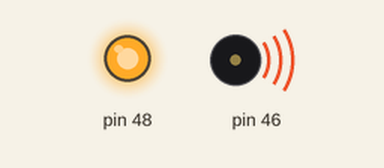
A sketch run on a simulated Arduino Mega 2560, built with avr-gcc and run on an emulated ATmega2560. Shown: output pins drawn as LEDs (lit = HIGH), buzzer (waves = sounding).

Above: at 0.3 s.
At 2.5 s:
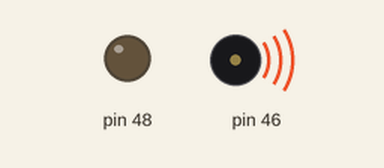
At 3.5 s:
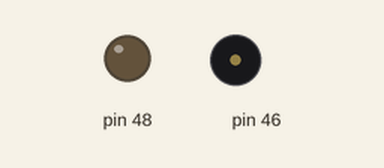
At 7.5 s:
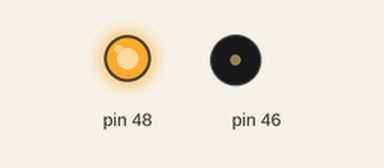
Timing chart, 0 to 7.8 s (numbered marks = the images above):
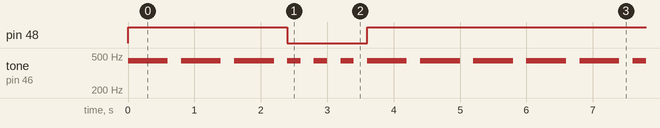

Measured:
- by itself, pin 48: repeats every 6.0 s: LOW 1.2 s, HIGH 4.8 s
- by itself, tone on pin 46: repeats every 6.0 s: 2 × (silent 0.20 s, 440 Hz 0.60 s), 3 × (silent 0.20 s, 440 Hz 0.20 s), 4 × (silent 0.20 s, 440 Hz 0.60 s)

The sketch:

morse_example.ino
```cpp
void setup() {
  pinMode(48, OUTPUT);
}

void loop() {
  // Exercise: turn on the programmable LED on Barduino (pin 48)
  // On for the "S"s and off for the "O"s
  digitalWrite(48, HIGH);
  // SOS in Morse code is 3 long beeps - 3 short beeps - 3 long beeps
  tone(46, 440, 600);  // Long beep - 3 units
  delay(800);          // Wait
  tone(46, 440, 600);  // Long beep - 3 units
  delay(800);          // Wait
  tone(46, 440, 600);  // Long beep - 3 units
  delay(800);          // Wait
  digitalWrite(48, LOW);

  tone(46, 440, 200);  // Short beep - 1 units
  delay(400);          // Wait
  tone(46, 440, 200);  // Short beep - 1 units
  delay(400);          // Wait
  tone(46, 440, 200);  // Short beep - 1 units
  delay(400);          // Wait

  digitalWrite(48, HIGH);
  tone(46, 440, 600);  // Long beep - 3 units
  delay(800);          // Wait
  tone(46, 440, 600);  // Long beep - 3 units
  delay(800);          // Wait
  tone(46, 440, 600);  // Long beep - 3 units
  delay(800);          // Wait

}
```
